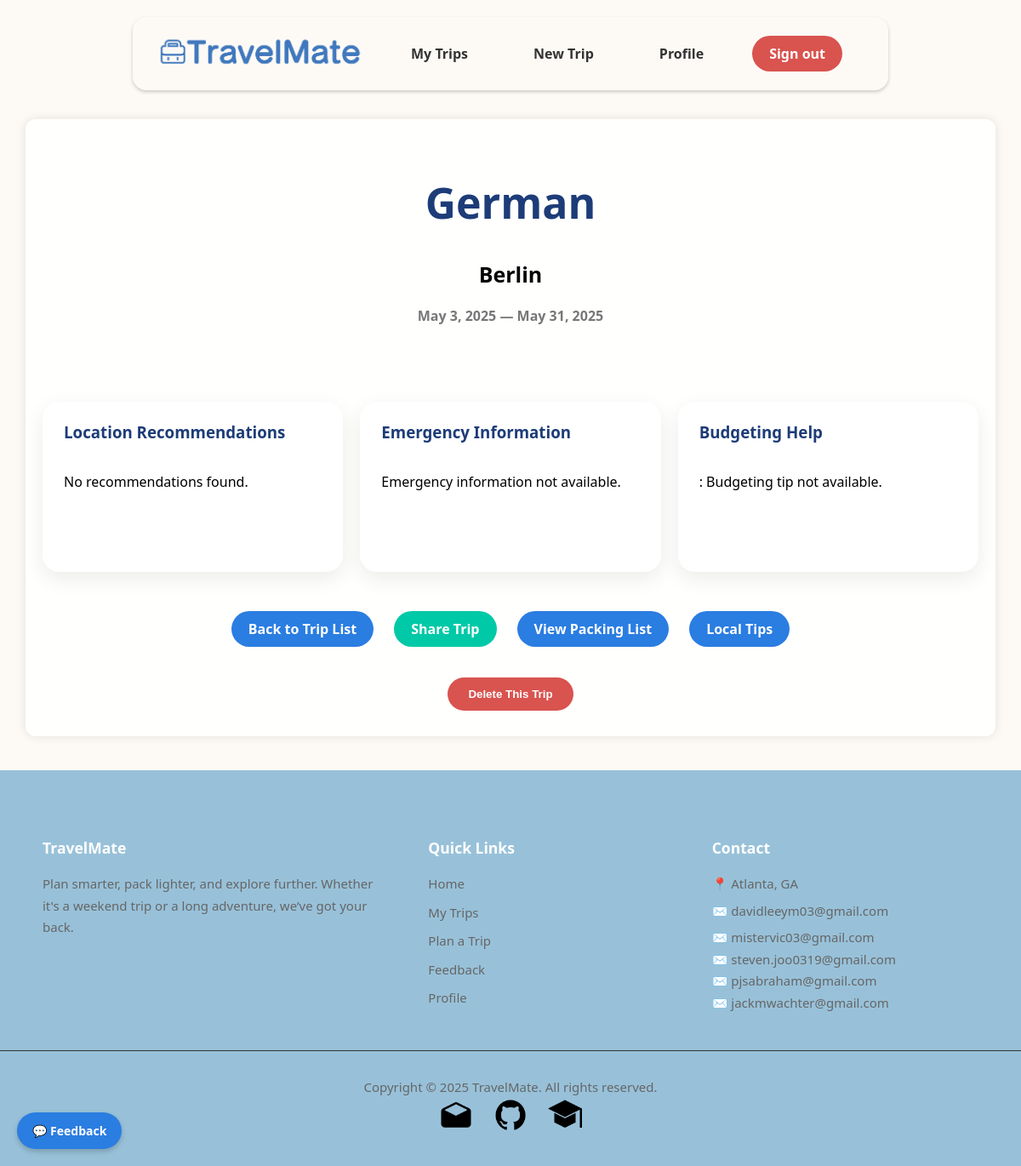
Screenshot of /trips/29/ (signed in) with the database file from the repository.
### trips/models.py (models this page shows, shortened)
class Trip(models.Model):
    TRIP_TYPE_CHOICES = [
        ('beach', 'Beach'),
        ('city', 'City'),
        ('hiking', 'Hiking'),
        ('business', 'Business'),
        ('snow', 'Snow / Ski'),
        ('other', 'Other'),
    ]
    user = models.ForeignKey(get_user_model(), on_delete=models.CASCADE)
    name = models.CharField(max_length=100)
    destination = models.CharField(max_length=100)
    start_date = models.DateField()
    end_date = models.DateField()
    trip_type = models.CharField(max_length=50, choices=TRIP_TYPE_CHOICES, default='other')
    manually_cleared = models.BooleanField(default=False)
    is_public = models.BooleanField(default=False)
    share_token = models.CharField(max_length=12, unique=True, blank=True, null=True)

### trips/views.py (the view)
# urls.py: path('<int:trip_id>/', views.trip_detail, name='trip_detail'),
@login_required
def trip_detail(request, trip_id):
    trip = get_object_or_404(Trip, id=trip_id, user=request.user)
    photo_url = None
    budget_tip = "Budgeting tip not available."
    emergency_info = "Emergency information not available."
    try:
        response = requests.get(
            'https://api.unsplash.com/search/photos',
            params={'query': trip.destination, 'per_page': 1, 'orientation': 'landscape'},
            headers={'Authorization': 'Client-ID gR0mr2UCMNC_f50G9cuFxHBR38lI0Wpfrxt2ZFhhfGA'}
        )
        data = response.json()
        if data.get('results'):
            photo_url = data['results'][0]['urls']['regular']
    except Exception as e:
        print(f"Unsplash API error: {e}")
    recommendations = []
    try:
        recommendations = get_place_recommendations(trip.destination, trip.trip_type, max_results=3)
    except Exception as e:
        print(f"Google Places API error: {e}")
    forecast = []
    try:
        lat, lon = geocode(trip.destination)
        if lat is not None:
            data = fetch_forecast(lat, lon)
            daily = data.get('daily', {})
            dates = daily.get('time', [])
            max_temps = daily.get('temperature_2m_max', [])
            min_temps = daily.get('temperature_2m_min', [])
            codes = daily.get('weathercode', [])
            for d, tmax, tmin, code in zip(dates, max_temps, min_temps, codes):
                day_date = date.fromisoformat(d)
                if trip.start_date <= day_date <= trip.end_date:
                    forecast.append({
                        'date': day_date,
                        'min_temp': tmin,
                        'max_temp': tmax,
                        'description': code_to_description(code),
                        'outfit': suggest_outfit(tmax),
                    })
    except Exception as e:
        print("Open‑Meteo error:", e)
    try:
        client = OpenAI(api_key=settings.OPENAI_API_KEY)
        prompt = (
            f"Give one short practical budgeting tip for a traveler visiting {trip.destination} "
            f"for a {trip.trip_type} trip. Limit the tip to 2 sentences."
        )
        system_msg = (
            "You are a helpful travel budgeting assistant. Respond with only one short practical tip (maximum 2 sentences)."
        )
        response = client.chat.completions.create(
            model="gpt-3.5-turbo",
            messages=[
                {"role": "system", "content": system_msg},
                {"role": "user", "content": prompt}
            ],
            max_tokens=100,
            temperature=0.6,
        )
        budget_tip = response.choices[0].message.content.strip()
    except Exception as e:
        print("OpenAI budgeting help error:", e)
    try:
        emergency_prompt = (
            f"List emergency numbers for police, ambulance, and fire services in {trip.destination}. "
            f"Also, give one quick health tip for travelers (like nearest hospital, travel insurance advice). "
            f"Format like this: \n"
            f"🚨 Police: \n🚑 Ambulance: \n🔥 Fire: \n💡 Health Tip: \n"
        )
        emergency_system_msg = (
            "You are a travel assistant providing emergency information. Reply using the specified format. Be concise."
        )
        emergency_response = client.chat.completions.create(
            model="gpt-3.5-turbo",
            messages=[
                {"role": "system", "content": emergency_system_msg},
                {"role": "user", "content": emergency_prompt}
            ],
            max_tokens=200,
            temperature=0.5,
        )
        emergency_info = emergency_response.choices[0].message.content.strip()
    except Exception as e:
        print("OpenAI emergency info error:", e)
    return render(request, 'trips/trip_detail.html', {
        'trip': trip,
        'photo_url': photo_url,
        'forecast': forecast,
        'recommendations': recommendations,
        'budget_tip': budget_tip,
        'emergency_info': emergency_info,
    })

### trips/util/weather.py (called while the page is built)
def geocode(city_name):
    url = 'https://geocoding-api.open-meteo.com/v1/search'
    params = {
        'name': city_name,
        'count': 1,
        'language': 'en',
    }
    resp = requests.get(url, params=params, timeout=5)
    resp.raise_for_status()
    data = resp.json().get('results')
    if not data:
        return None, None
    return data[0]['latitude'], data[0]['longitude']

### trips/templates/trips/trip_detail.html (shortened to what this page needs)
{% extends 'base.html' %}
{% load static %}
{% block content %}
    <div class="card trip-header" style="text-align: center;">
        <h1>{{ trip.name }}</h1>
        <h2>{{ trip.destination }}</h2>
        <p class="dates">{{ trip.start_date }} — {{ trip.end_date }}</p>
    </div>
    <div class="info-card">
        <div class="card-item">
            <h3>Location Recommendations</h3>
            {% if recommendations %}
                {% for place in recommendations %}
                    <div class="place-card">
                        <a style="color: black; font-size: 15px"
                           href="https://www.google.com/maps/search/?api=1&query={{ place.name|urlencode }}"
                           target="_blank">📍 {{ place.name }}</a>
                        <span>⭐ {{ place.rating }}</span>
                    </div>
                    {% if not forloop.last %}
                        <hr class="place-divider">
                    {% endif %}
                {% endfor %}
            {% else %}
                <p>No recommendations found.</p>
            {% endif %}
        </div>
        <div class="card-item">
            <h3>Emergency Information</h3>
            <p>{{ emergency_info|linebreaksbr }}</p>
        </div>
        <div class="card-item">
            <h3>Budgeting Help</h3>
            <p>: {{ budget_tip }}</p>
        </div>
    </div>
    <div class="trip-actions">
        <a href="{% url 'trip_list' %}" class="button-link btn-blue">Back to Trip List</a>
        <a href="{% url 'share_trip' trip.id %}" class="button-link btn-green">Share Trip</a>
        <a href="{% url 'packing_list' trip.id %}" class="button-link btn-blue">View Packing List</a>
        <a href="{% url 'localtips' trip.id %}" class="button-link btn-blue">Local Tips</a>
    </div>
    <div style="align-items: center; justify-content: center; display: flex; padding: 30px 25px;">
        <form method="post" action="{% url 'delete_trip' trip.id %}">
            <button type="submit" class="btn-red">Delete This Trip</button>
        </form>
    </div>
{% endblock %}

### templates/base.html (style rules this page uses)
body { font-family: 'Segoe UI', sans-serif; background-color: #fdfaf6; background-repeat: no-repeat; background-size: 100% 100%; background-attachment: fixed; margin: 0; padding: 0; padding-top: 100px; }

### trips/templates/trips/trip_detail.html (style rules this page uses)
.card { padding: 30px 25px; border-radius: 20px; margin-bottom: 40px; }
h1 { font-size: 50px; color: #1d3c78; }
h2 { font-size: 25px; }
h3 { color: #1d3c78; }
.trip-header p { font-weight: 600; color: #444; margin: 0; }
.trip-header .dates { color: #777; margin-bottom: 20px; }
.info-card { width: 100%; display: flex; flex-wrap: wrap; gap: 20px; margin-bottom: 40px; justify-content: center; }
.card-item { flex: 1 1 300px; background: #fff; padding: 15px 25px; padding-top: 5px; border-radius: 20px; box-shadow: 0 8px 25px rgba(0, 0, 0, 0.08); display: flex; flex-direction: column; justify-content: flex-start; align-items: flex-start; min-height: 180px; }
.trip-actions { display: flex; flex-wrap: wrap; justify-content: center; gap: 12px; margin-top: 20px; }
.button-link { padding: 10px 20px; border-radius: 25px; font-weight: 600; text-decoration: none; display: inline-block; transition: all 0.3s ease; margin: 6px; }
.btn-blue { background: #2a7de1; color: white; }
.btn-green { background: #00c9a7; color: white; }
.btn-red { background-color: #d9534f; color: white; font-weight: 600; border: none; padding: 12px 24px; border-radius: 25px; font-weight: bold; text-decoration: none; cursor: pointer; }

### rows the page displays
Trip: name "German", destination "Berlin", start_date "May 3, 2025", end_date "May 31, 2025"

### other values shown
{{ emergency_info|linebreaksbr }} "Emergency information not available."
{{ budget_tip }} "Budgeting tip not available."
